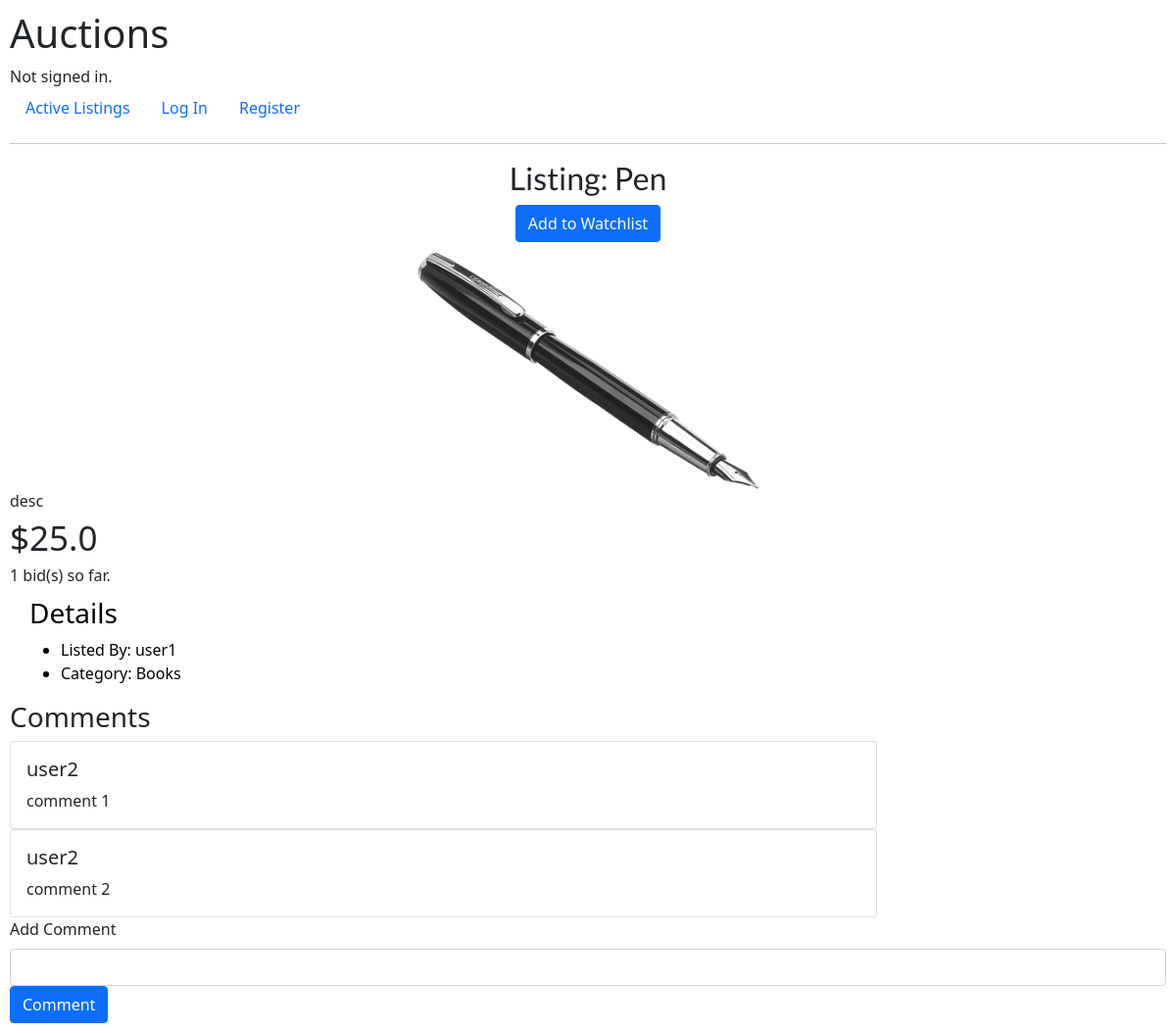
The app's page /listing/Pen with its own data.
### auctions/models.py (models this page shows)
class Auction(models.Model):
    title = models.CharField(max_length=32)
    description = models.CharField(max_length=500)
    highest_bid = models.FloatField(validators=[MinValueValidator(0)])
    image = models.ImageField(upload_to='listing_imgs', null=True)
    timestamp = models.DateTimeField(auto_now_add=True)
    created_by = models.ForeignKey(
        User, on_delete=models.CASCADE, related_name='creator', default=None)
    active = models.BooleanField(default=True, null=True)
    winner = models.ForeignKey(
        User, on_delete=CASCADE, default=None, related_name='winner', null=True, blank=True)
    category = models.ForeignKey(
        Category, on_delete=CASCADE, null=True, default=None)

class User(AbstractUser):
    pass

class Category(models.Model):
    name = models.CharField(max_length=32, null=True, default='', unique=True)

class Comment(models.Model):
    text = models.CharField(max_length=100, null=True)
    creator = models.ForeignKey(User, on_delete=CASCADE, null=True)
    listing = models.ForeignKey(Auction, on_delete=CASCADE, null=True)

### auctions/views.py (the view)
# urls.py: path('listing/<title>', views.listing, name='listing'),
def listing(request, title, message=''):
    auction = Auction.objects.get(title=title)
    highest_bid = Bid.objects.filter(
        listing=auction, value=auction.highest_bid).first()
    bids_num = Bid.objects.filter(listing=auction).count()
    if highest_bid:
        is_max_bid = (highest_bid.owner == request.user)
    else:
        is_max_bid = False
    if request.user.is_authenticated:
        in_watchlist = bool(Watchlist.objects.filter(
            user=request.user, listing=auction))
    else:
        in_watchlist = False
    creator = auction.created_by
    owner = True if request.user == creator else False
    return render(request, "auctions/listing.html", {
        'auction': auction,
        'creator': creator,
        'highest_bid': highest_bid,
        'bids_num': bids_num,
        'is_max_bid': is_max_bid,
        'in_watchlist': in_watchlist,
        'message': message,
        'owner': owner,
        'comments': Comment.objects.filter(listing=auction),
        'watchlist_num': get_watchlist_num(request)
    })

### auctions/views.py (called while the page is built)
def get_watchlist_num(request):
    if request.user.is_authenticated:
        return Watchlist.objects.filter(user=request.user).count()
    else:
        return None

### auctions/templates/auctions/listing.html (shortened to what this page needs)
{% extends "auctions/layout.html" %}
{% block body %}
<h2>Listing: {{ auction.title }}</h2>
<div style="display: flex; justify-content: center;">
    <form action="{% url 'watchlist' auction.title %}" method='post'>
        {% if in_watchlist %}
        <button value='rm-watchlist' name='action' class="btn btn-warning">Remove From Watchlist</button>
        {% else %}
        <button value='add-watchlist' name='action' class="btn btn-primary">Add to Watchlist</button>
        {% endif %}
    </form>
</div>
<div class="center">
    {% if auction.image %}
    <img src="/media/{{ auction.image }}" alt="{{ auction.title }}">
    {% else %}
    <img src="/media/listing_imgs/img_not_found.png" alt="{{ auction.title }}">
    {% endif %}
</div>
<div>
    {{ auction.description }}
</div>
<div class="price">
    ${{ auction.highest_bid }}
</div>
<div>
    {{ bids_num }} bid(s) so far.
</div>
<div class="details">
    <h3>Details</h3>
    <ul>
        <li>Listed By: {{ auction.created_by.username }}</li>
        {% if auction.category.name %}
        <li>Category: {{ auction.category.name }}</li>
        {% else %}
        <li>Category: No Category Listed</li>
        {% endif %}
    </ul>
</div>
<div>
    <h3>Comments</h3>
    {% for comment in comments %}
    <div class="card w-75">
        <div class="card-body">
            <h5 class="card-title">{{ comment.creator }}</h5>
            <p class="card-text">{{ comment.text }}</p>
        </div>
    </div>
    {% endfor %}
    <form action="{% url 'add_comment' auction.id user %}" method="post">
        <label class="form-label">Add Comment</label>
        <input type="text" class="form-control" name="comment" autocomplete="off">
        <button type="submit" class="btn btn-primary">Comment</button>
    </form>
</div>
{% endblock %}

### auctions/static/auctions/styles.css (style rules this page uses)
body { padding: 10px; }
h2 { margin: 10px auto; text-align: center; font-family: 'Lato', sans-serif; }
.center { margin-top: 10px; display: flex; justify-content: center; }
img { width: 350px; }
.details { margin: 10px 20px; color: black; }
.price { font-size: 35px; font-weight: 500; }

### records on screen
Auction: title "Pen", image (picture), description "desc", highest_bid "25.0", created_by.username "user1", category.name "Books"
Comment: creator "user2", text "comment 1"
Comment: creator "user2", text "comment 2"

### other values on screen
{{ bids_num }} "1"
